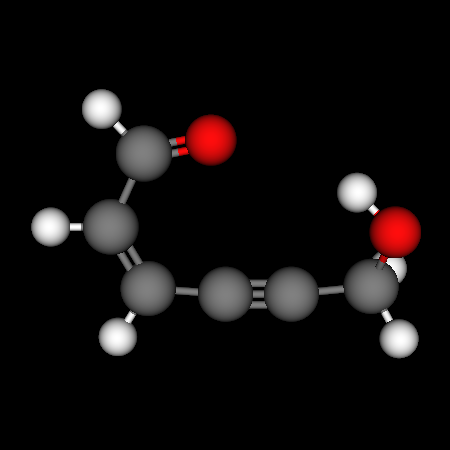

This figure's Python source:
#!/usr/bin/env python
# Demonstrate vtkMoleculeMapper with ball-and-stick rendering of a small molecule.

import vtkmodules.vtkInteractionStyle  # noqa: F401
import vtkmodules.vtkRenderingOpenGL2  # noqa: F401

from vtkmodules.vtkCommonDataModel import vtkMolecule
from vtkmodules.vtkDomainsChemistry import vtkMoleculeMapper
from vtkmodules.vtkRenderingCore import (
    vtkActor,
    vtkLight,
    vtkRenderWindow,
    vtkRenderWindowInteractor,
    vtkRenderer,
)

# Build molecule (acrolein-like structure).
mol = vtkMolecule()
mol.Initialize()

o1 = mol.AppendAtom(8, 3.0088731969, 1.1344098673, 0.9985902874)
o2 = mol.AppendAtom(8, -0.2616286966, 2.7806709534, 0.7027800226)
c1 = mol.AppendAtom(6, -2.0738607910, 1.2298524695, 0.3421802228)
c2 = mol.AppendAtom(6, -1.4140240045, 0.1045928523, 0.0352265378)
c3 = mol.AppendAtom(6, 0.0000000000, 0.0000000000, 0.0000000000)
c4 = mol.AppendAtom(6, 1.2001889412, 0.0000000000, 0.0000000000)
c5 = mol.AppendAtom(6, -1.4612030913, 2.5403617582, 0.6885503164)
c6 = mol.AppendAtom(6, 2.6528126498, 0.1432895796, 0.0427014196)
h1 = mol.AppendAtom(1, -3.1589178142, 1.2268537165, 0.3536340040)
h2 = mol.AppendAtom(1, -1.9782163251, -0.7930325394, -0.1986937306)
h3 = mol.AppendAtom(1, 3.0459155564, 0.4511167867, -0.9307386568)
h4 = mol.AppendAtom(1, 3.1371551056, -0.7952192984, 0.3266426961)
h5 = mol.AppendAtom(1, 2.3344947615, 1.8381683043, 0.9310726537)
h6 = mol.AppendAtom(1, -2.1991803919, 3.3206134015, 0.9413825084)

mol.AppendBond(c1, c5, 1)
mol.AppendBond(c1, c2, 2)
mol.AppendBond(c2, c3, 1)
mol.AppendBond(c3, c4, 3)
mol.AppendBond(c4, c6, 1)
mol.AppendBond(c5, o2, 2)
mol.AppendBond(c6, o1, 1)
mol.AppendBond(c5, h6, 1)
mol.AppendBond(c1, h1, 1)
mol.AppendBond(c2, h2, 1)
mol.AppendBond(c6, h3, 1)
mol.AppendBond(c6, h4, 1)
mol.AppendBond(o1, h5, 1)

# Molecule mapper with ball-and-stick settings.
mol_mapper = vtkMoleculeMapper()
mol_mapper.SetInputData(mol)
mol_mapper.UseBallAndStickSettings()

# Actor with material properties.
actor = vtkActor()
actor.SetMapper(mol_mapper)
actor.GetProperty().SetAmbient(0.0)
actor.GetProperty().SetDiffuse(1.0)
actor.GetProperty().SetSpecular(0.0)
actor.GetProperty().SetSpecularPower(40)

# Camera light.
light = vtkLight()
light.SetLightTypeToCameraLight()
light.SetPosition(1.0, 1.0, 1.0)

# Rendering pipeline.
renderer = vtkRenderer()
renderer.AddActor(actor)
renderer.SetBackground(0.0, 0.0, 0.0)

render_window = vtkRenderWindow()
render_window.SetSize(450, 450)
render_window.SetMultiSamples(0)
render_window.AddRenderer(renderer)
render_window.SetWindowName("ball and stick")

render_window.Render()
renderer.GetActiveCamera().Zoom(2.2)

interactor = vtkRenderWindowInteractor()
interactor.SetRenderWindow(render_window)

interactor.Initialize()
interactor.Start()
